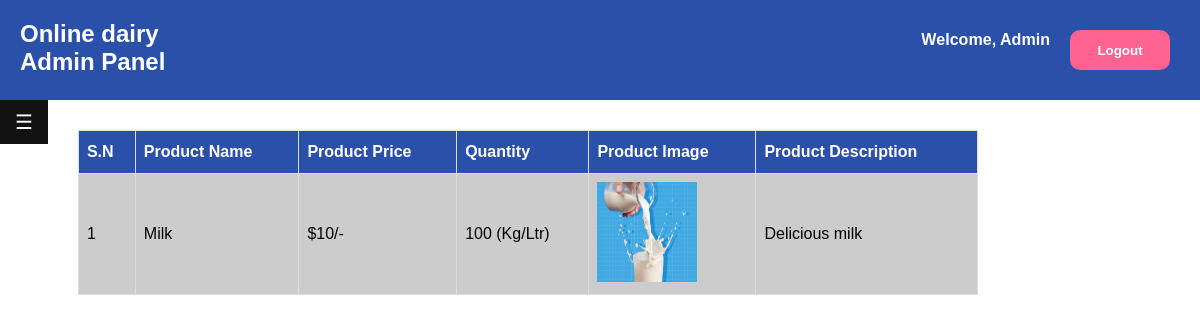
Page /admin/productview.php (signed in) on the committed database.
### tables this page shows
CREATE TABLE `products` (
  `id` int(11) NOT NULL,
  `product_name` varchar(255) NOT NULL,
  `product_price` varchar(255) NOT NULL,
  `quantity` int(100) NOT NULL,
  `product_image` varchar(255) NOT NULL,
  `product_description` varchar(255) NOT NULL,
  `vendor_id` int(11) DEFAULT NULL
);

### admin/productview.php (the view, shortened to what this page needs)
<?php
include "../connection/connect.php";
?>
<!DOCTYPE html>
<html lang="en">
<head>
    <link rel="stylesheet" href="../css/adminpagestyle.css">
</head>
<body>
<div class="header">
    <div class="h-left"><b><a href="adminpanel.php">Online dairy <br>Admin Panel</a></b></div>
    <form method="post" class="logout">
    <h6>Welcome, Admin<h6>
        <button name="logout" class="h-right">Logout</button>
    </form>
</div>
<div class="adminsides">
<div id="main">
  <button class="openbtn" onclick="openNav()">☰</button>
</div>
<div class="adminpaneltxt" id="adminPanel">
<div class="addproduct-box">
            <div class="addproduct-form">
                <table id="customers">
                    <tr>
                        <th>S.N</th>
                        <th>Product Name</th>
                        <th>Product Price</th>
                        <th>Quantity</th>
                        <th>Product Image</th>
                        <th>Product Description</th>
                    </tr>
                    <?php
                    $i = 1;
                    $select_products = "SELECT * FROM `products` ";
                    $query = mysqli_query($conn, $select_products);
                    if (mysqli_num_rows($query) > 0) {
                        while ($fetch_products = mysqli_fetch_assoc($query)) {
                            ?>
                            <tr>
                                <td><?= $i++; ?></td>
                                <td><?= $fetch_products['product_name']; ?></td>
                                <td>$<?= $fetch_products['product_price']; ?>/-</td>
                                <td><?= $fetch_products['quantity']; ?> (Kg/Ltr)</td>
                                <td><img src="../vendor/uploadimage/<?php echo $fetch_products['product_image']; ?>" alt="Product Image" class="uploadimg" style="width: 100px; height: 100px;"></td>
                                <td><?= $fetch_products['product_description']; ?></td>
                            </tr>
                            <?php
                        }
                    } else {
                        echo '<tr><td colspan="7" class="empty">No products added yet!</td></tr>';
                    }
                    ?>
                </table>
            </div>
        </div>
</div>
</div>
</body>
</html>

### css/adminpagestyle.css (style rules this page uses)
* { margin: 0; padding: 0; box-sizing: border-box; font-family: sans-serif; }
.header { background-color:#2B50AA; padding: 20px 20px; display: flex; justify-content: space-between; font-size: 24px; }
.logout { display: flex; }
.logout h6 { padding: 10px; color: white; }
.h-left a { text-decoration: none; color: white; }
.h-right { height: 40px; width: 100px; background-color: #ff6392; color: white; border-radius: 10px; border-color: transparent; font-family: sans-serif; font-weight: bold; outline: transparent; }
.openbtn { font-size: 20px; cursor: pointer; background-color: #111; color: white; padding: 10px 15px; border: none; }
.addproduct-box { width: 100%; height: auto; }
.addproduct-form { padding: 20px; }
#customers { font-family: Arial, Helvetica, sans-serif; border-collapse: collapse; width: 100%; }
#customers td, #customers th { border: 1px solid #ddd; padding: 8px; }
#customers tr:nth-child(even) { background-color: #ccc; }
#customers th { padding-top: 12px; padding-bottom: 12px; text-align: left; background-color:#2B50AA; color: white; }
.adminsides { display: flex; height: 100vh; width: 100%; }
.adminpaneltxt { width: 80%; padding: 10px; overflow-y: scroll; }

### rows in the picture
products: product_name "Milk", product_price "10", quantity "100", product_image (picture), product_description "Delicious milk"
